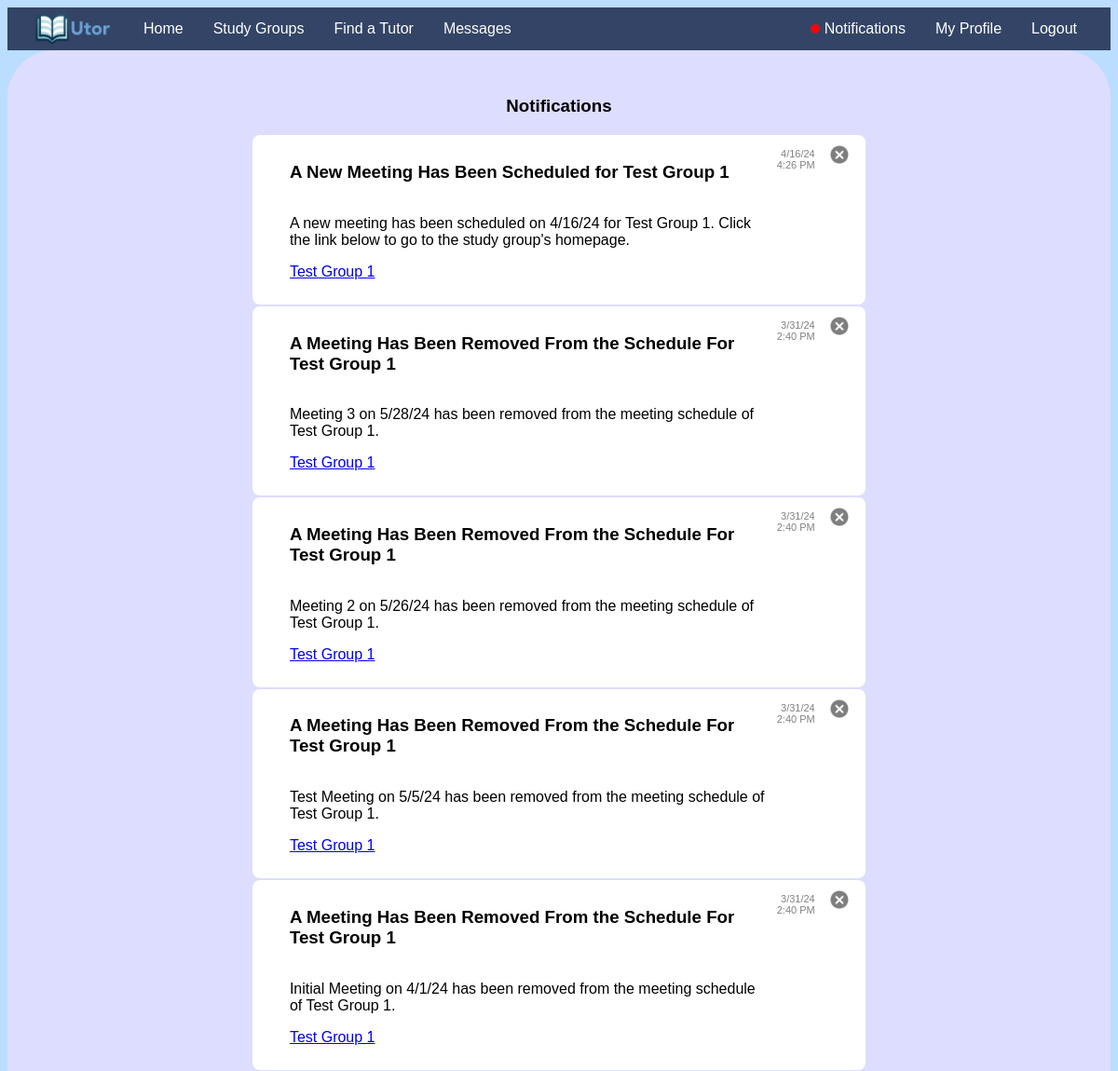
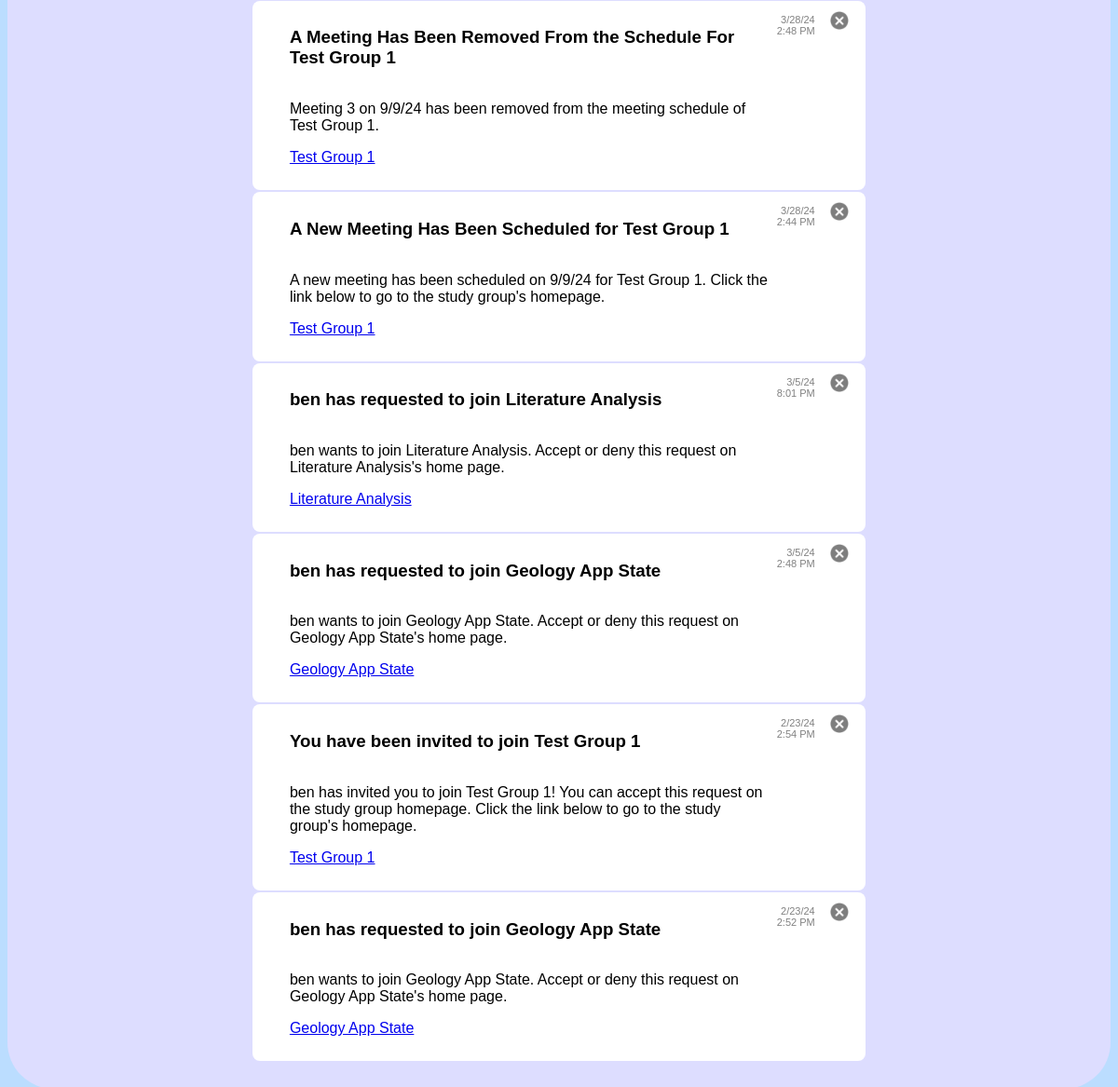
The page /notifications/ (signed in) on the database as committed earlier (2 pictures, top to bottom).
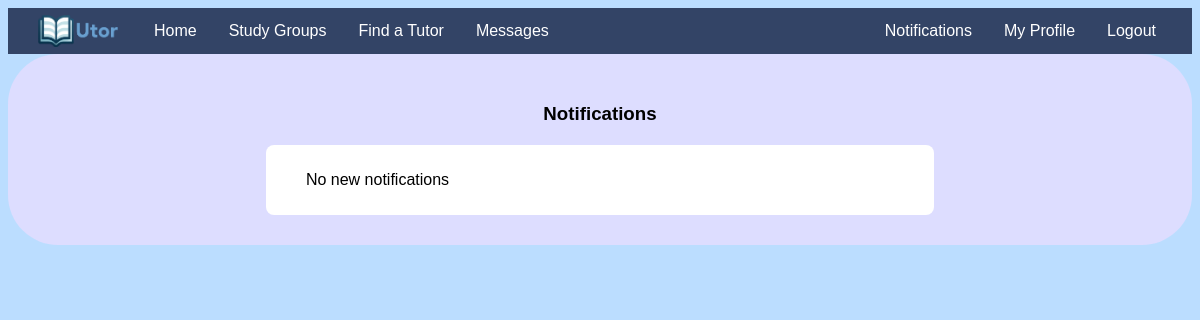
The same page on the database as committed later.
### main/models.py (models this page shows)
class Notification(models.Model):
    time = models.DateTimeField(auto_now_add=True)
    user = models.ForeignKey(User, on_delete=models.CASCADE)
    n_type = models.CharField(max_length=10)
    title = models.CharField(max_length = 150)
    text = models.CharField(max_length = 500)
    regarding_group = models.ForeignKey(StudyGroup, null=True, on_delete=models.CASCADE, related_name="gnot_set")
    regarding_user = models.ForeignKey(User, null=True, on_delete=models.CASCADE, related_name="regu_set")
    regarding_post = models.ForeignKey(GroupPost, null=True, on_delete=models.CASCADE, related_name="regp_set")
    regarding_dm = models.CharField(max_length=100, default="")

class StudyGroup(models.Model):
    owner = models.ForeignKey(User, on_delete=models.CASCADE, related_name="owned_studygroups")
    university = models.ForeignKey(University, on_delete=models.CASCADE)
    user_list = models.ManyToManyField(User)
    requests = models.ManyToManyField(User, related_name="requests_set")
    invitations = models.ManyToManyField(User, related_name="invitations_set")
    name = models.CharField(max_length=100)
    subject = models.CharField(max_length=100)
    description = models.TextField(null=True, blank=True)
    course = models.CharField(max_length=10, null=True, blank=True)

### main/misc_utils.py (the view)
    def wrapper(request, *args, **kwargs):
        if not request.user.is_authenticated:
            return redirect("login")
        return target(request, *args, **kwargs)

### main/misc_utils.py (called while the page is built)
def ensure_authenticated(target):
    def wrapper(request, *args, **kwargs):
        if not request.user.is_authenticated:
            return redirect("login")
        return target(request, *args, **kwargs)
    return wrapper

### main/models.py (called while the page is built)
    def has_notifications(self):
        return bool(Notification.objects.filter(user=self))

    def num_notifications(self):
        return len(Notification.objects.filter(user=self))

### main/views.py (called while the page is built)
@ensure_authenticated
def notifications(request):
    notifs = Notification.objects.filter(user=request.user).order_by("-time")
    return render(request, "notifications.html", context={"notifications": notifs})

### main/templates/notifications.html (shortened to what this page needs)
{% extends 'base.html' %}
{% load static %}
{% block content %}
<div class="outer">
  <div class="maindiv">
    <div class="center text-center">
      <h3>Notifications</h3>
    </div>
    <div id="notificationlist" class="grouplist notifications">
      {% if notifications %}
        {% for notif in notifications %}
          <div id="notification{{ notif.id }}" style="padding-right: 0px;" class="cardlist2 flexrow">
            <div style="width:98%;">
              <div class="flexrow center">
                <div style="width: 82%;">
                  <h3>{{ notif.title }}</h3>
                </div>
                <div style="text-align: right; font-size: 11px; color: gray; margin-right: 10px; margin-top: 4px;">{{ notif.time|date:"n/j/y g:i" }}&nbsp;{{ notif.time|date:"A" }}</div>
                <div style="text-align: right;">
                  <button class="xbutton" onclick="removeNotification({{ notif.id }});"><img src="{% static 'main/X_button.png' %}" width=20px/></button>
                </div>
              </div>
              <div style="width: 85%;">
              <p>{{ notif.text }}</p>
              {% if notif.n_type == "group" %}
                <p><a href="{% url 'view_group' notif.regarding_group.id %}">{{ notif.regarding_group.name }}</a></p>
              {% elif notif.n_type == "post" %}
                <p><a href="{% url 'view_group' notif.regarding_post.group.id %}#post{{ notif.regarding_post.id }}">{{ notif.regarding_post.title }}</a></p>
			  {% elif notif.n_type == "New Chat" %}
				<p><a href="{% url 'send_message' notif.regarding_dm%}">New chat created by {{ notif.regarding_user.username }}!</a></p>
              {% endif %}
              </div>
            </div>
          </div>
        {% endfor %}
      {% else %}
      <div class="cardlist2 flexrow">
        <p>No new notifications</p>
      </div>
      {% endif %}
    </div>
  </div>
</div>
{% endblock %}

### main/templates/base.html (shortened to what this page needs)
{% load static %}
<!doctype html>
<html lang="en">
  <head>
    <link href="{% static 'main/style.css' %}" rel="stylesheet" type="text/css" />
  </head>
  <body>
  {% if request.user.is_authenticated %}
  <nav class="navbar">
    <ul>
      <li style="margin-left: 30px; margin-right: 20px;"><div style="margin-top: 7px;"><img src="{% static 'main/UtorLogoNavBar.png' %}" width=80px /></div></li>
      <li><a href="{% url 'index' %}">Home</a></li>
      <li><a href="{% url 'study_groups' %}">Study Groups</a></li>
      <li><a href="{% url 'tutor_search' %}">Find a Tutor</a></li>
      <li><a href="{% url 'message_page' %}">Messages</a></li>
      <li style="float: right; margin-right: 20px;"><a href="{% url 'logout' %}">Logout</a></li>
      <li style="float: right;"><a href="{% url 'profile' request.user.username %}">My Profile</a></li>
      <li style="float: right;"><a href="{% url 'notifications' %}">
                                                                        {% if request.user.has_notifications %}
                                                                        <span id="notification_dot"><img width=10px src="{% static 'main/red_dot.png' %}"/></span>
                                                                        {% endif %}
                                                                        Notifications
                                                                                  </a></li>
    </ul>
  </nav>
  {% else %}
  <nav class="navbar">
    <ul>
      <li style="margin-left: 30px; margin-right: 20px;"><div style="margin-top: 7px; margin-bottom: 3px;"><img src="{% static 'main/UtorLogoNavBar.png' %}" width=80px /></div></li>
    </ul>
  </nav>
  {% endif %}
  {% block content %}{% endblock content %}
  </body>
</html>

### main/static/main/style.css (style rules this page uses)
body { background: #BDF; font-family: Tahoma, sans-serif; }
.outer { width: 100%; display: flex; }
.center { width: 100%; display: block; }
.maindiv { width: 100%; display: flex; flex-direction: column; margin: auto; background: #DDF; border-radius: 50px; padding: 30px; }
.navbar ul { list-style-type: none; margin: 0; padding: 0; overflow: hidden; background-color: #346; }
.navbar li { float: left; }
.navbar li a { display: block; color: white; text-align: center; padding: 14px 16px; text-decoration: none; }
.grouplist { display: flex; flex-direction: column; }
.flexrow { display: flex; flex-direction: row; }
.cardlist2 { background: #FFF; padding: 10px; padding-left: 40px; border-radius: 8px; margin: auto; margin-top: 2px; width: 55%; }
.text-center { text-align: center; }

Rows that differ between the two databases and show on the page:
removed Notification: title "A New Meeting Has Been Scheduled for Test Group 1", time "4/16/24 4:26", time "PM", text "A new meeting has been scheduled on 4/16/24 for Test Group 1. Click the link below to go to the study group's homepage.", regarding_group.name "Test Group 1"
removed Notification: title "A Meeting Has Been Removed From the Schedule For Test Group 1", time "3/31/24 2:40", time "PM", text "Meeting 3 on 5/28/24 has been removed from the meeting schedule of Test Group 1.", regarding_group.name "Test Group 1"
removed Notification: title "A Meeting Has Been Removed From the Schedule For Test Group 1", time "3/31/24 2:40", time "PM", text "Meeting 2 on 5/26/24 has been removed from the meeting schedule of Test Group 1.", regarding_group.name "Test Group 1"
removed Notification: title "A Meeting Has Been Removed From the Schedule For Test Group 1", time "3/31/24 2:40", time "PM", text "Test Meeting on 5/5/24 has been removed from the meeting schedule of Test Group 1.", regarding_group.name "Test Group 1"
removed Notification: title "A Meeting Has Been Removed From the Schedule For Test Group 1", time "3/31/24 2:40", time "PM", text "Initial Meeting on 4/1/24 has been removed from the meeting schedule of Test Group 1.", regarding_group.name "Test Group 1"
removed Notification: title "A Meeting Has Been Removed From the Schedule For Test Group 1", time "3/28/24 2:48", time "PM", text "Meeting 3 on 9/9/24 has been removed from the meeting schedule of Test Group 1.", regarding_group.name "Test Group 1"
removed Notification: title "A New Meeting Has Been Scheduled for Test Group 1", time "3/28/24 2:44", time "PM", text "A new meeting has been scheduled on 9/9/24 for Test Group 1. Click the link below to go to the study group's homepage.", regarding_group.name "Test Group 1"
removed Notification: title "ben has requested to join Literature Analysis", time "3/5/24 8:01", time "PM", text "ben wants to join Literature Analysis. Accept or deny this request on Literature Analysis's home page.", regarding_group.name "Literature Analysis"
removed Notification: title "ben has requested to join Geology App State", time "3/5/24 2:48", time "PM", text "ben wants to join Geology App State. Accept or deny this request on Geology App State's home page.", regarding_group.name "Geology App State"
removed Notification: title "You have been invited to join Test Group 1", time "2/23/24 2:54", time "PM", text "ben has invited you to join Test Group 1! You can accept this request on the study group homepage. Click the link below to go to the study group's homepage.", regarding_group.name "Test Group 1"
removed Notification: title "ben has requested to join Geology App State", time "2/23/24 2:52", time "PM", text "ben wants to join Geology App State. Accept or deny this request on Geology App State's home page.", regarding_group.name "Geology App State"
Other text that changed with them:
text now shown: "No new notifications"
